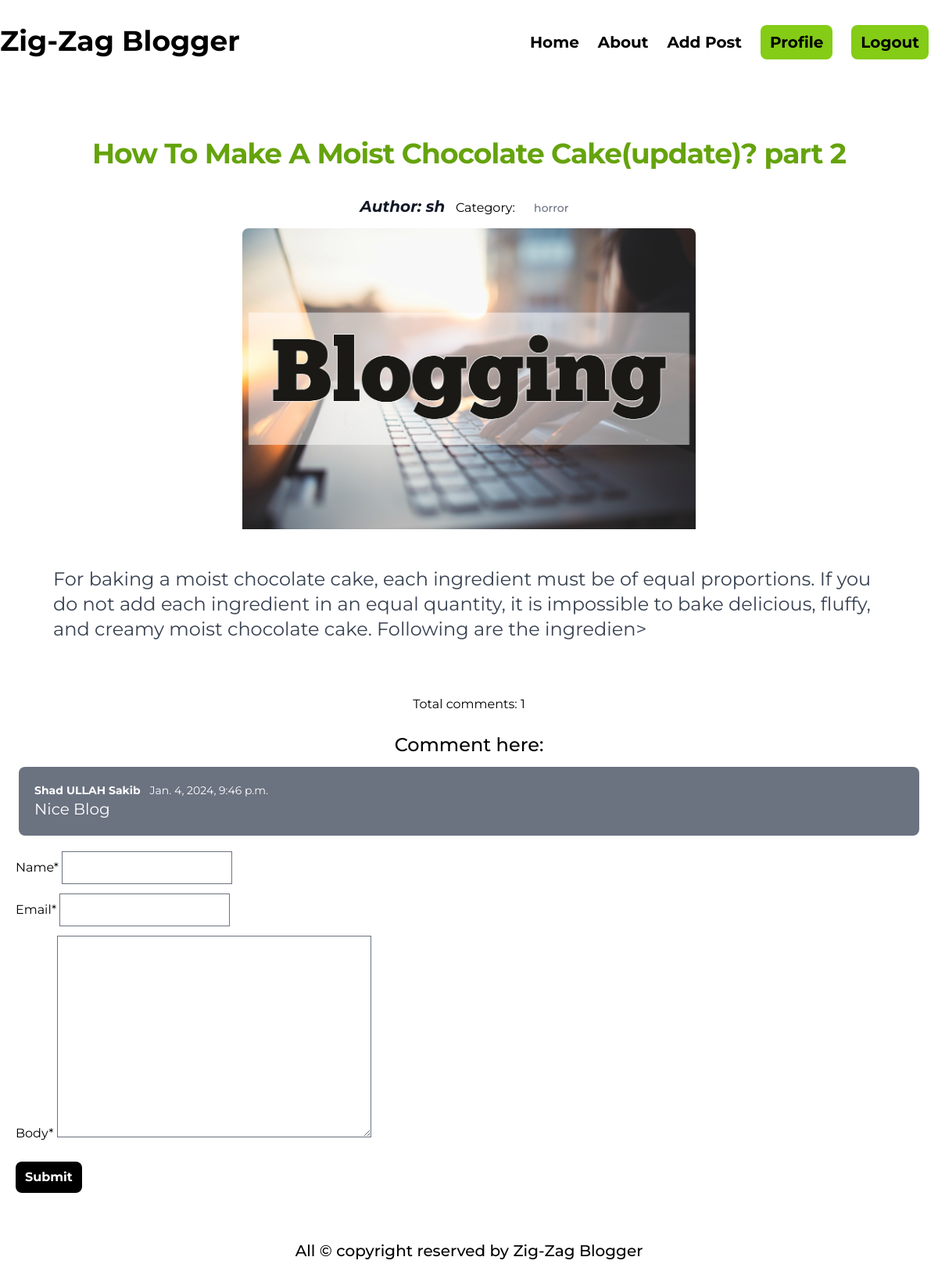
Page /post/detalis/4/ (signed in) on the committed database.
### posts/models.py (models this page shows, shortened)
class Post(models.Model):
    title = models.CharField(max_length=50)
    content = models.TextField()
    category = models.ManyToManyField(Category)
    author = models.ForeignKey(User, on_delete=models.CASCADE)
    image = models.ImageField(upload_to='posts/media/uploads/', blank=True, null = True)

class Comment(models.Model):
    post = models.ForeignKey(Post, on_delete = models.CASCADE, related_name = 'comments')
    name = models.CharField(max_length = 30)
    email = models.EmailField()
    body = models.TextField()
    created_on = models.DateTimeField(auto_now_add=True)

### categories/models.py (models this page shows, shortened)
class Category(models.Model):
    name = models.CharField(max_length=50)
    slug = models.SlugField(max_length=100, unique = True, null=True, blank=True)

### posts/views.py (the view, shortened to what this page needs)
# urls.py: path('detalis/<int:id>/', views.detailsPageClass.as_view(), name = 'details_page')
class detailsPageClass(DetailView):
    model = models.Post
    pk_url_kwarg = 'id'
    template_name = 'blog_details.html'
    def get_context_data(self, **kwargs):
        context = super().get_context_data(**kwargs)
        post = self.object
        comments = post.comments.all()
        comment_form = forms.CmntForm()
        context['comments'] = comments
        context['comment_form']=comment_form
        return context

### posts/forms.py
class CmntForm(forms.ModelForm):
    class Meta:
        model = Comment
        fields = ['name', 'email', 'body']

### posts/templates/blog_details.html (shortened to what this page needs)
{% extends "base.html" %}
{% block content %}
{% load crispy_forms_tags %}
<div>
    <div class="max-w-[1200px] mx-auto">
        <div class="p-5">
          <h5
            class="mt-12 mb-6 text-center text-4xl font-bold tracking-tight text-lime-600"
          >
            {{post.title}}
          </h5>
          <div class="text-center">
            <span class="m-2 text-xl font-bold italic text-gray-900">
                Author: {{post.author.first_name}}
            </span>
            <span class="">
                Category: {% for cat in post.category.all %}
                <a
                  href=""
                  class="inline-flex items-center px-3 py-2 text-sm font-medium text-center text-gray-500 m-2"
                >
                  {{cat.name}}
                </a>
                {% endfor %}
            </span>
          </div>
          <img class="rounded-t-lg mx-auto w-1/2" src="{{post.image.url}}" alt="#" />
          <p class="m-12 font-normal text-gray-700 dark:text-gray-400 text-2xl">
            {{post.content}}>
          </p>
        </div>
      </div>
      <h1 class="text-center">Total comments: {{comments | length}}</h1>
      <h1 class="text-center text-2xl font-medium mt-6">Comment here:</h1>
      <div class="m-3">
        {% for comment in comments %}
        <div class="text-sm bg-gray-500 m-3 p-5 rounded-lg text-white">
            <p><b class="mr-3">{{comment.name}}</b>{{comment.created_on}}</p>
            <p class="text-xl">{{comment.body}}</p>
        </div>
        {% endfor %}
      </div>
      <form class="m-5" method="post">
        {{ comment_form |crispy }}
        <button class="bg-black px-3 py-2 text-white font-bold rounded-lg my-3">
          Submit
        </button>
      </form>
</div>
{% endblock %}

### rows in the picture
Post: title "How To Make A Moist Chocolate Cake(update)? part 2", author.first_name "sh", image (picture), content "For baking a moist chocolate cake, each ingredient must be of equal proportions. If you do not add each ingredient in an equal quantity, it is impossible to bake delicious, fluffy, and creamy moist chocolate cake. Following are the ingredien"
Category: name "horror"
Comment: name "Shad ULLAH Sakib", created_on "Jan. 4, 2024, 9:46 p.m.", body "Nice Blog"

### other values in the picture
{{ comments | length }} "1"
